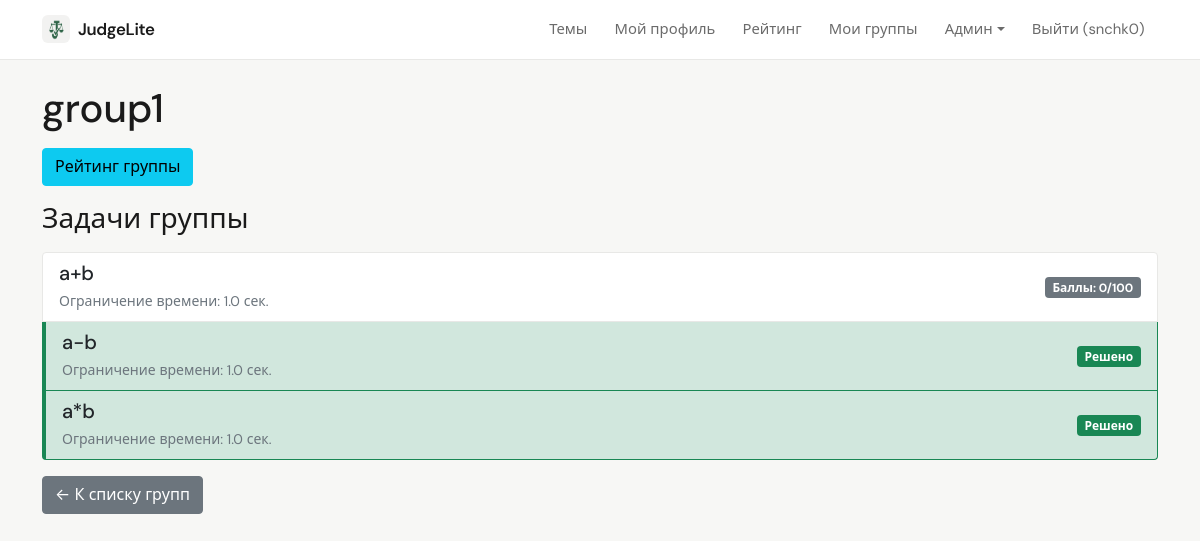
The page /group/2 (signed in) on the database its author committed.
### data/users.py (models this page shows, shortened)
class User(SqlAlchemyBase, UserMixin, SerializerMixin):
    __tablename__ = 'users'
    id = sqlalchemy.Column(sqlalchemy.Integer, primary_key=True, autoincrement=True)
    name = sqlalchemy.Column(sqlalchemy.String, nullable=True)
    about = sqlalchemy.Column(sqlalchemy.String, nullable=True)
    email = sqlalchemy.Column(sqlalchemy.String, index=True, unique=True, nullable=True)
    hashed_password = sqlalchemy.Column(sqlalchemy.String, nullable=True)
    created_date = sqlalchemy.Column(sqlalchemy.DateTime, default=datetime.datetime.now)
    is_admin = sqlalchemy.Column(sqlalchemy.Boolean, default=False)
    is_super_admin = sqlalchemy.Column(sqlalchemy.Boolean, default=False)
    avatar_filename = sqlalchemy.Column(sqlalchemy.String, nullable=True)  # новое поле
    submissions = orm.relationship("Submission", back_populates="user")

### data/groups.py (models this page shows)
class Group(SqlAlchemyBase):
    __tablename__ = 'groups'
    id = sqlalchemy.Column(sqlalchemy.Integer, primary_key=True, autoincrement=True)
    name = sqlalchemy.Column(sqlalchemy.String, nullable=False)
    description = sqlalchemy.Column(sqlalchemy.Text, nullable=True)
    created_by = sqlalchemy.Column(sqlalchemy.Integer, sqlalchemy.ForeignKey("users.id"), nullable=False)
    created_at = sqlalchemy.Column(sqlalchemy.DateTime, default=datetime.datetime.now)
    members = orm.relationship("GroupMember", back_populates="group", cascade="all, delete-orphan")
    tasks = orm.relationship("GroupTask", back_populates="group", cascade="all, delete-orphan")

### data/group_tasks.py (models this page shows)
class GroupTask(SqlAlchemyBase):
    __tablename__ = 'group_tasks'
    id = sqlalchemy.Column(sqlalchemy.Integer, primary_key=True, autoincrement=True)
    group_id = sqlalchemy.Column(sqlalchemy.Integer, sqlalchemy.ForeignKey("groups.id"), nullable=False)
    title = sqlalchemy.Column(sqlalchemy.String, nullable=False)
    description = sqlalchemy.Column(sqlalchemy.Text, nullable=False)
    input_example = sqlalchemy.Column(sqlalchemy.Text, nullable=True)
    output_example = sqlalchemy.Column(sqlalchemy.Text, nullable=True)
    tests_json = sqlalchemy.Column(sqlalchemy.Text, nullable=False)
    time_limit = sqlalchemy.Column(sqlalchemy.Float, default=2.0)
    created_by = sqlalchemy.Column(sqlalchemy.Integer, sqlalchemy.ForeignKey("users.id"), nullable=False)
    created_at = sqlalchemy.Column(sqlalchemy.DateTime, default=datetime.datetime.now)
    max_score = sqlalchemy.Column(sqlalchemy.Integer, default=100)
    scoring_enabled = sqlalchemy.Column(sqlalchemy.Boolean, default=False)  # новый флаг
    group = orm.relationship("Group", back_populates="tasks")
    submissions = orm.relationship("GroupSubmission", back_populates="task", cascade="all, delete-orphan")

### app.py (the view)
@app.route('/group/<int:group_id>')
@login_required
def group_tasks_list(group_id):
    with db_session.session_scope() as session:
        group = session.query(Group).get(group_id)
        if not group:
            flash('Группа не найдена', 'danger')
            return redirect(url_for('my_groups'))
        is_member = session.query(GroupMember).filter_by(group_id=group_id, user_id=current_user.id).first()
        if not is_member and group.created_by != current_user.id:
            flash('Вы не состоите в этой группе', 'danger')
            return redirect(url_for('my_groups'))
        tasks = session.query(GroupTask).filter(GroupTask.group_id == group_id).all()
        task_status = {}
        task_best_score = {}
        for t in tasks:
            if t.scoring_enabled:
                sub = session.query(GroupSubmission).filter_by(task_id=t.id, user_id=current_user.id).order_by(GroupSubmission.score.desc()).first()
                if sub and sub.score is not None:
                    task_best_score[t.id] = sub.score
                    if sub.score == t.max_score:
                        task_status[t.id] = 'solved'
                    elif sub.score > 0:
                        task_status[t.id] = 'attempted'
                    else:
                        task_status[t.id] = 'none'
                else:
                    task_status[t.id] = 'none'
                    task_best_score[t.id] = 0
            else:
                ok_sub = session.query(GroupSubmission).filter_by(task_id=t.id, user_id=current_user.id, status='OK').first()
                any_sub = session.query(GroupSubmission).filter_by(task_id=t.id, user_id=current_user.id).first()
                if ok_sub:
                    task_status[t.id] = 'solved'
                    task_best_score[t.id] = 1   # маркер, что решено
                elif any_sub:
                    task_status[t.id] = 'attempted'
                    task_best_score[t.id] = 0
                else:
                    task_status[t.id] = 'none'
                    task_best_score[t.id] = 0
        return render_template('group_tasks.html', group=group, tasks=tasks, task_status=task_status, task_best_score=task_best_score)

### app.py (called while the page is built)
@login_manager.user_loader
def load_user(user_id):
    session = db_session.create_session()
    user = session.get(User, int(user_id))
    if user:
        _ = user.is_admin
        _ = user.is_super_admin
    session.close()
    return user

@app.context_processor
def inject_user():
    return dict(current_user=current_user)

### data/db_session.py (called while the page is built)
def create_session() -> Session:
    global __factory
    return __factory()

@contextmanager
def session_scope():
    session = create_session()
    try:
        yield session
        session.commit()
    except Exception:
        session.rollback()
        raise
    finally:
        session.close()

### templates/group_tasks.html (shortened to what this page needs)
{% extends "base.html" %}
{% block content %}
<h1>{{ group.name }}</h1>
<a href="{{ url_for('group_rating', group_id=group.id) }}" class="btn btn-info mb-3">Рейтинг группы</a>
<h3 class="mb-3">Задачи группы</h3>
<div class="list-group">
    {% for task in tasks %}
        {% set status = task_status.get(task.id, 'none') %}
        {% set best = task_best_score.get(task.id, 0) %}
        <a href="{{ url_for('group_task_detail', task_id=task.id) }}" class="list-group-item list-group-item-action
            {% if status == 'solved' %}bg-success-subtle border-success{% elif status == 'attempted' %}bg-danger-subtle border-danger{% endif %}">
            <div class="d-flex w-100 justify-content-between align-items-center">
                <div>
                    <h5 class="mb-1">{{ task.title }}</h5>
                    <small class="text-muted">Ограничение времени: {{ task.time_limit }} сек.</small>
                </div>
                <div>
                    {% if task.scoring_enabled %}
                        {% if best > 0 %}
                            <span class="badge bg-primary">Баллы: {{ best }}/{{ task.max_score }}</span>
                        {% else %}
                            <span class="badge bg-secondary">Баллы: 0/{{ task.max_score }}</span>
                        {% endif %}
                    {% else %}
                        {% if status == 'solved' %}
                            <span class="badge bg-success">Решено</span>
                        {% elif status == 'attempted' %}
                            <span class="badge bg-danger">Попытка</span>
                        {% else %}
                            <span class="badge bg-secondary">Не решена</span>
                        {% endif %}
                    {% endif %}
                </div>
            </div>
        </a>
    {% else %}
        <div class="alert alert-info">В этой группе пока нет задач.</div>
    {% endfor %}
</div>
<a href="{{ url_for('my_groups') }}" class="btn btn-secondary mt-3">← К списку групп</a>
{% endblock %}

### templates/base.html (shortened to what this page needs)
<!doctype html>
<html lang="ru">
<head>
    <link href="https://cdn.jsdelivr.net/npm/bootstrap@5.0.2/dist/css/bootstrap.min.css" rel="stylesheet">
    <link href="{{ url_for('static', filename='app.css') }}" rel="stylesheet">
</head>
<body class="app-body {% block body_class %}{% endblock %}">
    <nav class="navbar navbar-expand-lg app-navbar">
        <div class="container">
            <a class="navbar-brand d-flex align-items-center gap-2" href="{{ url_for('index') }}">
                <img src="{{ url_for('static', filename='judgelite-mark.png') }}" alt="" class="app-brand-mark" width="28" height="28">
                <span>JudgeLite</span>
            </a>
            <div class="collapse navbar-collapse" id="navbarNav">
                <ul class="navbar-nav ms-auto">
                    <li class="nav-item"><a class="nav-link" href="{{ url_for('topics_list') }}">Темы</a></li>
                    {% if current_user.is_authenticated %}
                        <li class="nav-item"><a class="nav-link" href="{{ url_for('profile') }}">Мой профиль</a></li>
                        <li class="nav-item"><a class="nav-link" href="{{ url_for('rating') }}">Рейтинг</a></li>
                        <li class="nav-item"><a class="nav-link" href="{{ url_for('my_groups') }}">Мои группы</a></li>
                        {% if current_user.is_admin %}
                            <li class="nav-item dropdown">
                                <a class="nav-link dropdown-toggle" href="#" id="adminDropdown" role="button" data-bs-toggle="dropdown">Админ</a>
                            </li>
                        {% endif %}
                        <li class="nav-item"><a class="nav-link" href="{{ url_for('logout') }}">Выйти ({{ current_user.name }})</a></li>
                    {% else %}
                        <li class="nav-item"><a class="nav-link" href="{{ url_for('login') }}">Войти</a></li>
                        <li class="nav-item"><a class="nav-link" href="{{ url_for('register') }}">Регистрация</a></li>
                    {% endif %}
                </ul>
            </div>
        </div>
    </nav>
    <div class="container mt-4" style="padding-bottom: 80px;">
        {% block content %}{% endblock %}
    </div>
</body>
</html>

### static/app.css (style rules this page uses)
:root { --app-bg: #f7f7f5; --app-surface: #ffffff; --app-text: #1a1a1a; --app-muted: #6b6b6b; --app-border: #e8e8e6; --app-accent: #2d6a4f; --app-accent-hover: #1b4332; --app-radius: 10px; --app-font: "DM Sans", system-ui, -apple-system, "Segoe UI", Roboto, sans-serif; --chart-grid: rgba(0, 0, 0, 0.06); --chart-muted: #6b6b6b; --chart-donut-border: #ffffff; }
.app-brand-mark { border-radius: 6px; flex-shrink: 0; }
.app-body { font-family: var(--app-font); background-color: var(--app-bg); color: var(--app-text); min-height: 100vh; -webkit-font-smoothing: antialiased; }
.app-body .container.mt-4 { padding-bottom: 5rem !important; }
.app-navbar { background: var(--app-surface) !important; border-bottom: 1px solid var(--app-border) !important; padding-top: 0.65rem; padding-bottom: 0.65rem; }
.app-navbar .navbar-brand { font-weight: 600; letter-spacing: -0.02em; color: var(--app-text) !important; font-size: 1.05rem; }
.app-navbar .nav-link { color: var(--app-muted) !important; font-size: 0.925rem; padding: 0.5rem 0.85rem !important; border-radius: 6px; transition: color 0.15s ease, background 0.15s ease; }
.app-body .list-group-item { border-color: var(--app-border); }

### templates/group_tasks.html (style rules this page uses)
.bg-success-subtle { background-color: #d1e7dd !important; }
.border-success { border-left: 4px solid #198754; }

### rows shown on the page
User: name "snchk0"
Group: name "group1"
GroupTask: title "a+b", time_limit "1.0", max_score "100"
GroupTask: title "a-b", time_limit "1.0", scoring_enabled "Решено"
GroupTask: title "a*b", time_limit "1.0", scoring_enabled "Решено"
